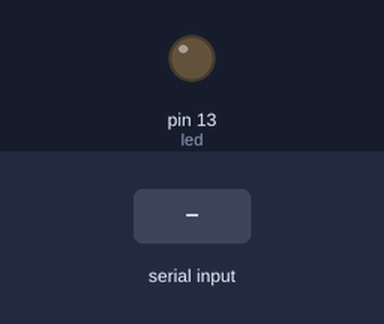
A sketch run on a simulated Arduino Uno, built with avr-gcc and run on an emulated ATmega328P. Shown: output pins drawn as LEDs (lit = HIGH). The test bench sets the inputs (shaded band).

Above: at 1.2 s.
1.3 s: "ON" received over Serial
At 3.1 s:
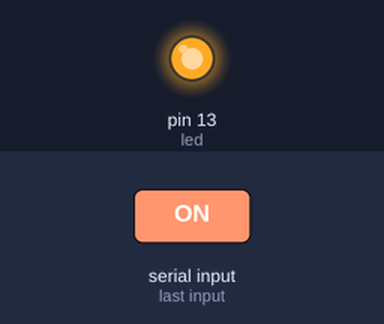
3.8 s: "OFF" received over Serial
At 6.2 s:
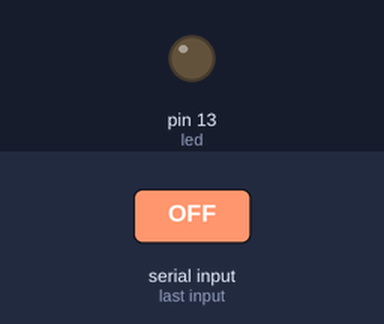
Timing chart, 0 to 7.7 s (numbered marks = the images above; inputs shaded):
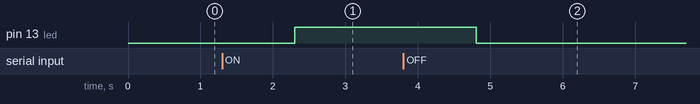

The sketch:

led_ON_PC_control_string.ino
```cpp
int led = 13;
void setup()
{
  pinMode(led, OUTPUT);
  Serial.begin(9600);
}
void loop()
{
  while (Serial.available() == 0)
  {
  }
  String c = Serial.readString();
  c.trim();
  if (c == "ON")
    digitalWrite(led, HIGH);
  else if (c == "OFF")
    digitalWrite(led, LOW);
}
```

Measured:
- after the input at 1.3 s, pin 13 (led): LOW → HIGH after 1.0 s
- after the input at 3.8 s, pin 13 (led): HIGH → LOW after 1.0 s
